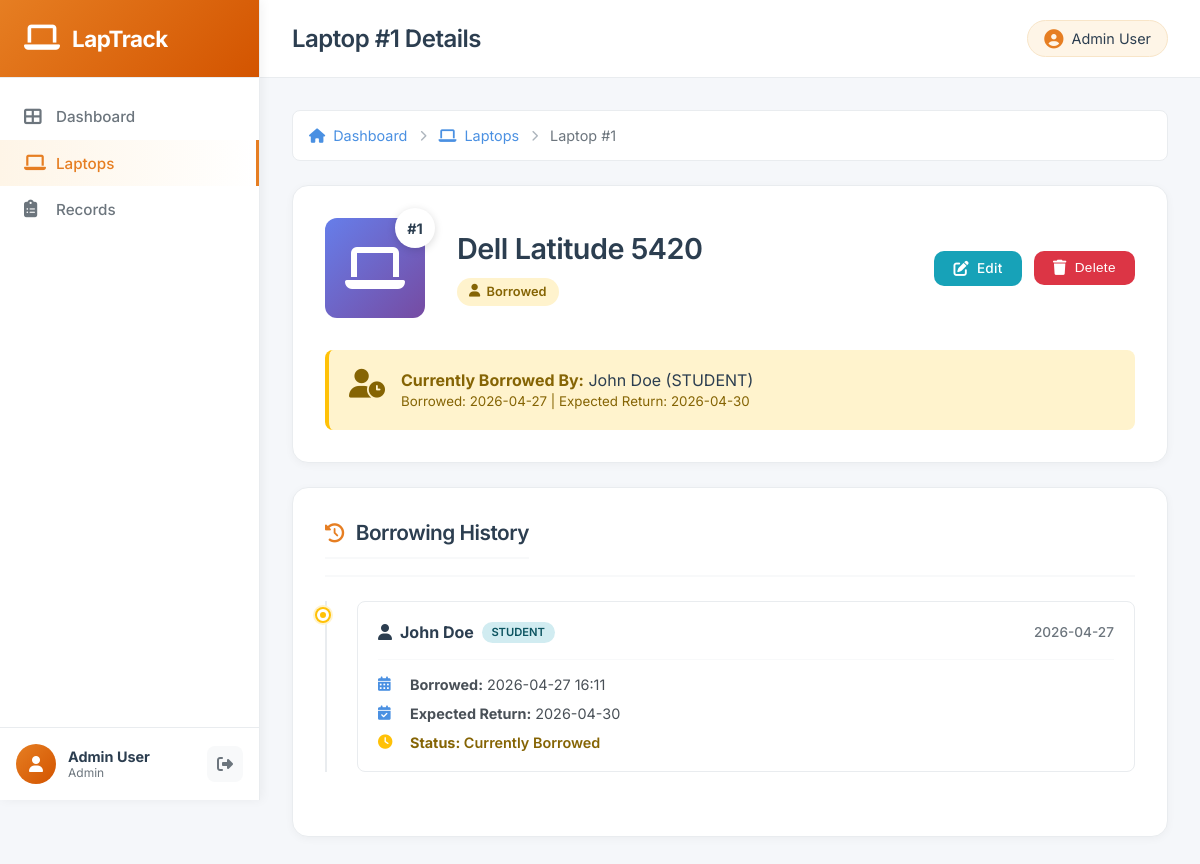
Screenshot of /admin/laptop/1 (signed in) with the database file from the repository.
### tables this page shows
CREATE TABLE laptops (
            laptop_id INTEGER PRIMARY KEY AUTOINCREMENT,
            brand TEXT NOT NULL,
            model TEXT NOT NULL,
            status TEXT NOT NULL DEFAULT 'available' CHECK(status IN ('available', 'borrowed', 'maintenance'))
        );

CREATE TABLE users (
            user_id INTEGER PRIMARY KEY AUTOINCREMENT,
            username TEXT UNIQUE NOT NULL,
            password TEXT NOT NULL,
            name TEXT NOT NULL,
            role TEXT NOT NULL CHECK(role IN ('admin', 'student', 'teacher'))
        );

CREATE TABLE borrowing_records (
            record_id INTEGER PRIMARY KEY AUTOINCREMENT,
            user_id INTEGER NOT NULL,
            laptop_id INTEGER NOT NULL,
            borrow_date TEXT NOT NULL,
            expected_return_date TEXT NOT NULL,
            actual_return_date TEXT,
            status TEXT NOT NULL DEFAULT 'active' CHECK(status IN ('active', 'returned')),
            FOREIGN KEY (user_id) REFERENCES users(user_id),
            FOREIGN KEY (laptop_id) REFERENCES laptops(laptop_id)
        );

### app.py (the view)
@app.route('/admin/laptop/<int:laptop_id>')
@login_required
def laptop_history(laptop_id):
    if session.get('role') != 'admin':
        flash('Access denied', 'error')
        return redirect(url_for('dashboard'))
    conn = get_db()
    laptop = conn.execute('SELECT * FROM laptops WHERE laptop_id = ?', (laptop_id,)).fetchone()
    if not laptop:
        conn.close()
        flash('Laptop not found', 'error')
        return redirect(url_for('admin_laptops'))
    history = conn.execute('''
        SELECT br.*, u.name as user_name, u.role
        FROM borrowing_records br
        JOIN users u ON br.user_id = u.user_id
        WHERE br.laptop_id = ?
        ORDER BY br.borrow_date DESC
    ''', (laptop_id,)).fetchall()
    current_borrower = conn.execute('''
        SELECT u.name, u.role, br.borrow_date, br.expected_return_date
        FROM borrowing_records br
        JOIN users u ON br.user_id = u.user_id
        WHERE br.laptop_id = ? AND br.status = 'active'
    ''', (laptop_id,)).fetchone()
    conn.close()
    return render_template('laptop_history.html', laptop=laptop, history=history, current_borrower=current_borrower)

### app.py (called while the page is built)
def get_db():
    conn = sqlite3.connect(DATABASE)
    conn.row_factory = sqlite3.Row
    return conn

def login_required(f):
    @wraps(f)
    def decorated_function(*args, **kwargs):
        if 'user_id' not in session:
            return redirect(url_for('login'))
        return f(*args, **kwargs)
    return decorated_function

### templates/laptop_history.html (shortened to what this page needs)
{% extends "base.html" %}
{% block page_title %}Laptop #{{ laptop.laptop_id }} Details{% endblock %}
{% block content %}
<div class="breadcrumb">
    <a href="{{ url_for('dashboard') }}"><i class="fas fa-home"></i> Dashboard</a>
    <i class="fas fa-chevron-right"></i>
    <a href="{{ url_for('admin_laptops') }}"><i class="fas fa-laptop"></i> Laptops</a>
    <i class="fas fa-chevron-right"></i>
    <span>Laptop #{{ laptop.laptop_id }}</span>
</div>
<div class="section">
    <div class="laptop-detail-header">
        <div class="laptop-detail-icon" style="background: linear-gradient(135deg, #667eea 0%, #764ba2 100%);">
            <i class="fas fa-laptop"></i>
            <span class="laptop-id-badge">#{{ laptop.laptop_id }}</span>
        </div>
        <div class="laptop-detail-info">
            <h2>{{ laptop.brand }} {{ laptop.model }}</h2>
            <div class="laptop-meta">
                <span class="badge badge-{{ laptop.status }}">
                    {% if laptop.status == 'available' %}
                    <i class="fas fa-check-circle"></i> Available
                    {% elif laptop.status == 'borrowed' %}
                    <i class="fas fa-user"></i> Borrowed
                    {% else %}
                    <i class="fas fa-wrench"></i> Maintenance
                    {% endif %}
                </span>
            </div>
        </div>
        <div class="laptop-actions">
            <a href="{{ url_for('edit_laptop', laptop_id=laptop.laptop_id) }}" class="btn btn-info">
                <i class="fas fa-edit"></i> Edit
            </a>
            <form method="POST" action="{{ url_for('delete_laptop', laptop_id=laptop.laptop_id) }}" style="display: inline;" onsubmit="return confirm('Are you sure you want to delete this laptop? This action cannot be undone.');">
                <button type="submit" class="btn btn-danger">
                    <i class="fas fa-trash"></i> Delete
                </button>
            </form>
        </div>
    </div>
    {% if current_borrower %}
    <div class="current-borrower-alert">
        <i class="fas fa-user-clock"></i>
        <div>
            <strong>Currently Borrowed By:</strong> {{ current_borrower.name }} ({{ current_borrower.role|upper }})
            <br>
            <small>Borrowed: {{ current_borrower.borrow_date[:10] }} | Expected Return: {{ current_borrower.expected_return_date }}</small>
        </div>
    </div>
    {% endif %}
</div>
<div class="section">
    <div class="section-header">
        <h2><i class="fas fa-history"></i> Borrowing History</h2>
    </div>
    {% if history %}
    <div class="timeline">
        {% for record in history %}
        <div class="timeline-item">
            <div class="timeline-marker {% if record.status == 'active' %}active{% endif %}"></div>
            <div class="timeline-content">
                <div class="timeline-header">
                    <h4>
                        <i class="fas fa-user"></i> {{ record.user_name }}
                        <span class="role-badge role-{{ record.role }}">{{ record.role|upper }}</span>
                    </h4>
                    <span class="timeline-date">{{ record.borrow_date[:10] }}</span>
                </div>
                <div class="timeline-body">
                    <div class="timeline-detail">
                        <i class="fas fa-calendar-alt"></i>
                        <span><strong>Borrowed:</strong> {{ record.borrow_date[:16].replace('T', ' ') }}</span>
                    </div>
                    <div class="timeline-detail">
                        <i class="fas fa-calendar-check"></i>
                        <span><strong>Expected Return:</strong> {{ record.expected_return_date }}</span>
                    </div>
                    {% if record.actual_return_date %}
                    <div class="timeline-detail">
                        <i class="fas fa-check-double"></i>
                        <span><strong>Returned:</strong> {{ record.actual_return_date[:16].replace('T', ' ') }}</span>
                    </div>
                    {% else %}
                    <div class="timeline-detail active-borrow">
                        <i class="fas fa-clock"></i>
                        <span><strong>Status:</strong> Currently Borrowed</span>
                    </div>
                    {% endif %}
                </div>
            </div>
        </div>
        {% endfor %}
    </div>
    {% else %}
    <div class="empty-state">
        <i class="fas fa-inbox"></i>
        <p>No borrowing history for this laptop yet.</p>
    </div>
    {% endif %}
</div>
{% endblock %}

### rows the page displays
laptops: laptop_id "1", brand "Dell", model "Latitude 5420"
users: name "John Doe", role "STUDENT"
borrowing_records: borrow_date "2026-04-27", expected_return_date "2026-04-30", user_name "John Doe", role "STUDENT", borrow_date "2026-04-27 16:11"

### other values shown
{{ session.name }} "Admin User"
{{ session.role|capitalize }} "Admin"
